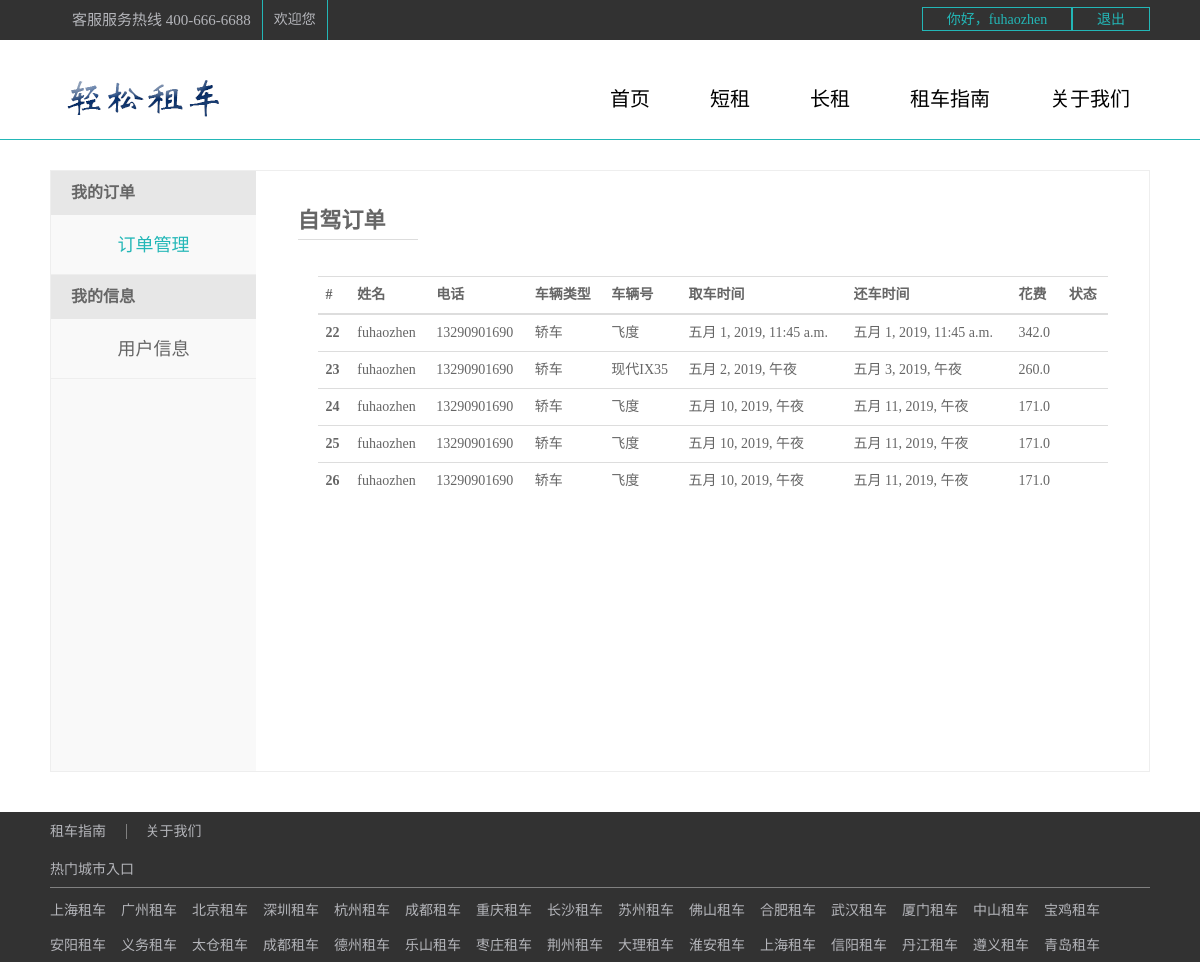
The page /cars/dingdan/ (signed in) on the database as committed earlier.
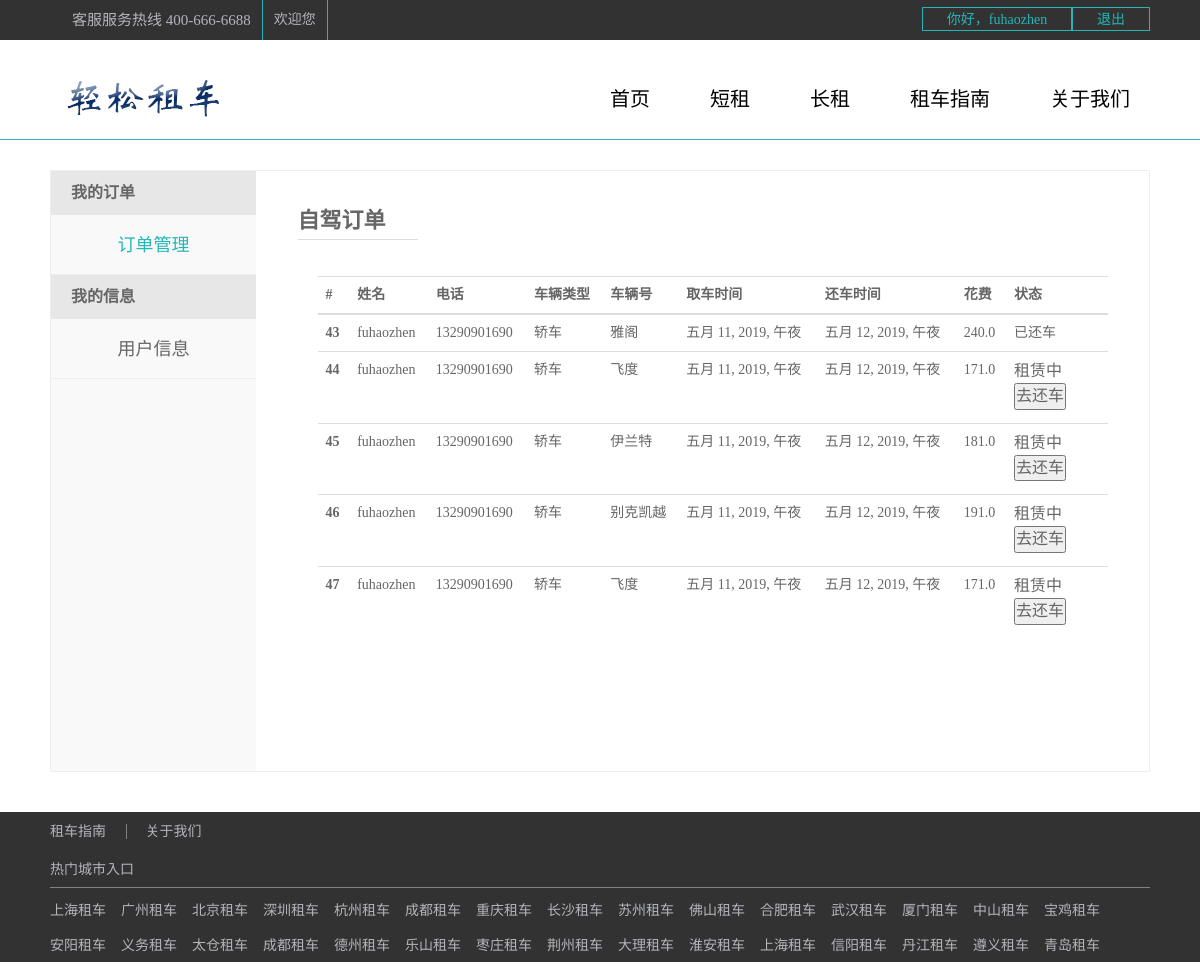
The same page on the database as committed later.
### cars/models.py (models this page shows)
class Order(models.Model):
    o_uid = models.ForeignKey(User, on_delete=models.CASCADE)
    customerName = models.CharField(max_length=20)
    customerTel = models.CharField(max_length=50)
    o_cid = models.ForeignKey(Car, on_delete=models.CASCADE)
    typeNo = models.CharField(max_length=20)
    creatDate = models.DateTimeField(auto_now_add=False)
    returnDate = models.DateTimeField(auto_now_add=False)
    otime = models.IntegerField(default=0)
    ocost = models.FloatField()
    choice = ((u'T', u'已还车'), (u'F', u'租赁中'),)
    is_return = models.CharField(choices=choice, max_length=20, default='F')

class Car(models.Model):
    ctype = models.CharField(default="轿车", max_length=20)
    typeNo = models.CharField(max_length=20)
    carnum = models.IntegerField(default=100)
    picture = models.FileField(null=True, upload_to="./static/media/")
    color = models.CharField(max_length=20)
    drentprice = models.FloatField()
    description = models.CharField(max_length=50, default="//5座 自动/1.5L")
    def __str__(self):
        return self.ctype

### cars/views.py (the view)
def dingdan(request):
        user = request.session.get("username")
        user1 = User.objects.get(username=user)
        order1 = user1.order_set.all()
        length = len(order1)
        return render(request, 'cars/dingdan.html', {"username": user, "order1": order1, "length": length})

### templates/cars/dingdan.html (shortened to what this page needs)
<!DOCTYPE html>
<html>
	<head>
		<link rel="stylesheet" type="text/css" href="/static/js/bootstrap-3.3.7-dist/css/bootstrap.css"/>
	</head>
	<body>
		<div class="top">
			<div class="content">
				<div class="fl">
					<ul class="flu">
						<li>
							<span class="kefu">客服服务热线 400-666-6688</span>
						</li>
						<li>
							<span>欢迎您</span>
						</li>
					</ul>
				</div>
				<div class="fr">
					{% if  not username %}
						<a href="{% url 'cars:user_login' %}">登录</a>
						<a href="{% url 'cars:user_register' %}">注册</a>
					{% else %}
						<a href="{% url 'cars:me' %}" style="width: 150px;">你好，{{username}}</a>
						<a href="{% url 'cars:log_out' %}">退出</a>
					{% endif %}
				</div>
			</div>
		</div>
		<div class="nav">
			<div class="s1_content">
				<img src="/static/images/商标.png" alt>
				<div class="menu">
					<ul>
						<li><a href="{% url 'cars:index' %}">首页</a></li>
						<li><a href="{% url 'cars:short' %}">短租</a></li>
						<li><a href="{% url 'cars:long' %}">长租</a></li>
						<li><a href="{% url 'cars:guide' %}">租车指南</a></li>
						<li style="margin-right: 20px;"><a href="{% url 'cars:guide' %}">关于我们</a></li>
					</ul>
				</div>
			</div>
		</div>
		<div class="about_content">
			<div class="about_left">
				<dt>我的订单</dt>
					<dd>
						<a href="{% url 'cars:dingdan' %}" class="ck" style="color:#23B7B7; ">订单管理</a>
					</dd>
				<dt>我的信息</dt>
					<dd>
						<a href="{%url 'cars:me' %}" class="user">用户信息</a>
					</dd>
			</div>
			<div class="about_right">
				<div class="right_top">
					<div class="zijia">自驾订单</div>
				</div>
				<div class="right_bottom">
					{% if length > 0 %}
							<table class="table table-hover">
									<tr>
									  <th scope="col">#</th>
									  <th scope="col">姓名</th>
									  <th scope="col">电话</th>
									  <th scope="col">车辆类型</th>
										<th scope="col">车辆号</th>
									  <th scope="col">取车时间</th>
									  <th scope="col">还车时间</th>
										<th scope="col">花费</th>
										<th scope="col">状态</th>
									</tr>
								  <tbody>
								  {% for i in order1 %}
									<tr>
									  <th scope="row">{{i.id}}</th>
									  <td>{{username}}</td>
									  <td>{{i.customerTel}}</td>
									  <td>{{i.o_cid}}</td>
									  <td>{{i.typeNo}}</td>
									  <td>{{i.creatDate}}</td>
									  <td>{{i.returnDate}}</td>
									  <td>{{i.ocost}}</td>
										<td >
											{% ifequal i.is_return 'T' %}
												已还车
											{% endifequal %}
											{% ifequal i.is_return 'F' %}
												<span class="jieguo" style="width: 80px;">租赁中 <button class="return" name="returncar">去还车</button></span>
											{% endifequal %}
										</td>
									</tr>
								  {% endfor %}
								  </tbody>
							</table>
					{% endif %}
				</div>
			</div>
		</div>
		<div class="s1_footer">
			<div class="s1_footer_top">
				<div class="s1_content">
					<div class="s1_top">
							<span style="border-right: 1px solid gray; padding-right: 20px;"><a href="{% url 'cars:guide' %}" style="color: #b4b5ba; text-decoration: none;">租车指南</a></span>
							<span><a href="{% url 'cars:about' %}" style="color: #b4b5ba;text-decoration: none;">关于我们</a></span>
					</div>
					<div class="clear"></div>
					<div class="s1_lian_jie">
						<h5 style="color: #b4b5ba;">热门城市入口</h5>
						<ul>
							<li><a href="#">上海租车</a></li>
							<li><a href="#">广州租车</a></li>
							<li><a href="#">北京租车</a></li>
							<li><a href="#">深圳租车</a></li>
							<li><a href="#">杭州租车</a></li>
							<li><a href="#">成都租车</a></li>
							<li><a href="#">重庆租车</a></li>
							<li><a href="#">长沙租车</a></li>
							<li><a href="#">苏州租车</a></li>
							<li><a href="#">佛山租车</a></li>
							<li><a href="#">合肥租车</a></li>
							<li><a href="#">武汉租车</a></li>
							<li><a href="#">厦门租车</a></li>
							<li><a href="#">中山租车</a></li>
							<li><a href="#">宝鸡租车</a></li>
							<li><a href="#">安阳租车</a></li>
							<li><a href="#">义务租车</a></li>
							<li><a href="#">太仓租车</a></li>
							<li><a href="#">成都租车</a></li>
							<li><a href="#">德州租车</a></li>
							<li><a href="#">乐山租车</a></li>
							<li><a href="#">枣庄租车</a></li>
							<li><a href="#">荆州租车</a></li>
							<li><a href="#">大理租车</a></li>
							<li><a href="#">淮安租车</a></li>
							<li><a href="#">上海租车</a></li>
							<li><a href="#">信阳租车</a></li>
							<li><a href="#">丹江租车</a></li>
							<li><a href="#">遵义租车</a></li>
							<li><a href="#">青岛租车</a></li>
						</ul>
					</div>
				</div>
			</div>
		</div>
	</body>
</html>

### templates/cars/dingdan.html (style rules this page uses)
* { margin:0px; padding:0px; }
div { display: block; }
body { font-family: "微软雅黑"; font-size:14px; color: #666; }
div.top { height:40px; background-color:#323232; line-height:40px; }
span.kefu { float: left; font-size: 15px; margin-left:11px; }
div.content { width:1100px; margin:0 auto; }
ul.flu { float: left; }
ul.flu>li { list-style: none; float:left; margin-left:11px; padding-right:11px; border-right:1px solid #23B7B7; }
ul.flu>li span { display: block; text-decoration: none; color:#b4b5ba; }
div.top .fr { float:right; }
div.top .fr a { width:78px; height:24px; display: block; border:1px solid #23B7B7; float: left; line-height: 24px; text-align: center; margin-top:7px; text-decoration: none; color:#23B7B7; }
div.nav { height:100px; background-color:#fff; border-bottom:1px solid #23B7B7; }
div.s1_content img { margin-top: 20px; }
div.s1_content { width:1100px; margin: 0 auto; clear:both; }
div.menu { float:right; height:100px; }
div.menu ul li { float:left; list-style: none; padding-top: 34px; color:#666666; text-align: center; line-height: 30px; margin-right: 60px; }
div.menu ul li a { text-decoration: none; color:#000; font-size:20px; }
div.about_content { width: 1100px; margin: 0 auto; overflow: hidden; background: #fff; margin-top: 30px; margin-bottom: 40px; border: 1px solid #eee; }
div.about_left { width: 205px; overflow: hidden; float: left; background: #f9f9f9; min-height: 600px; }
div.about_left a { display: block; width: 205px; height: 60px; border-bottom: 1px solid #eeeeee; font-size: 18px; text-align: center; line-height: 60px; text-decoration: none; color: #666; }
div.about_left dt { padding: 10px 20px; font-size: 16px; background-color: #E7E7E7; font-weight: 700; line-height: 1.5; display: block; }
div.about_right { width: 879px; overflow: hidden; min-height: 410px; margin: auto; }
div.right_top { width: 810px; height: 35px; margin: auto; position: relative; margin-top: 20px; }
div.zijia { padding-right: 20px; height: 38px; background: #fff; line-height: 38px; color: #666; font-size: 22px; font-weight: bold; position: absolute; top: 11px; width:120px ; border-bottom:1px solid #ddd; }
div.right_bottom { width: 810px; overflow: hidden; margin: auto; padding: 50px 0 50px 20px; }
div.right_bottom span { display: block; width: 250px; margin: 0; padding-bottom: 5px; font-size: 16px; }
div.s1_footer { height: 150px; width: 100%; background: #323232; }
div.s1_top { padding-top: 10px; margin-bottom: 10px; }
div.clear { clear: both; overflow: hidden; height: 1px; margin-top: -1px; font-size: 0; }
div.s1_lian_jie ul { height: 80px; border-top: 1px solid gray; overflow: hidden; margin-top: 10px; margin-bottom: 0px; }
div.s1_lian_jie ul li { list-style: none; float: left; margin-right: 15px; line-height: 25px; margin-top: 10px; }
div.s1_lian_jie ul li a { color: #b4b5ba; text-decoration: none; }
div.s1_top span { margin-right: 15px; }

Rows that differ between the two databases and show on the page:
removed Order: id "22", username "fuhaozhen", customerTel "13290901690", o_cid "轿车", typeNo "飞度", creatDate "五月 1, 2019, 11:45 a.m.", returnDate "五月 1, 2019, 11:45 a.m.", ocost "342.0"
removed Order: id "23", username "fuhaozhen", customerTel "13290901690", o_cid "轿车", typeNo "现代IX35", creatDate "五月 2, 2019, 午夜", returnDate "五月 3, 2019, 午夜", ocost "260.0"
removed Order: id "24", username "fuhaozhen", customerTel "13290901690", o_cid "轿车", typeNo "飞度", creatDate "五月 10, 2019, 午夜", returnDate "五月 11, 2019, 午夜", ocost "171.0"
removed Order: id "25", username "fuhaozhen", customerTel "13290901690", o_cid "轿车", typeNo "飞度", creatDate "五月 10, 2019, 午夜", returnDate "五月 11, 2019, 午夜", ocost "171.0"
removed Order: id "26", username "fuhaozhen", customerTel "13290901690", o_cid "轿车", typeNo "飞度", creatDate "五月 10, 2019, 午夜", returnDate "五月 11, 2019, 午夜", ocost "171.0"
added Order: id "43", username "fuhaozhen", customerTel "13290901690", o_cid "轿车", typeNo "雅阁", creatDate "五月 11, 2019, 午夜", returnDate "五月 12, 2019, 午夜", ocost "240.0"
added Order: id "44", username "fuhaozhen", customerTel "13290901690", o_cid "轿车", typeNo "飞度", creatDate "五月 11, 2019, 午夜", returnDate "五月 12, 2019, 午夜", ocost "171.0"
added Order: id "45", username "fuhaozhen", customerTel "13290901690", o_cid "轿车", typeNo "伊兰特", creatDate "五月 11, 2019, 午夜", returnDate "五月 12, 2019, 午夜", ocost "181.0"
added Order: id "46", username "fuhaozhen", customerTel "13290901690", o_cid "轿车", typeNo "别克凯越", creatDate "五月 11, 2019, 午夜", returnDate "五月 12, 2019, 午夜", ocost "191.0"
added Order: id "47", username "fuhaozhen", customerTel "13290901690", o_cid "轿车", typeNo "飞度", creatDate "五月 11, 2019, 午夜", returnDate "五月 12, 2019, 午夜", ocost "171.0"
